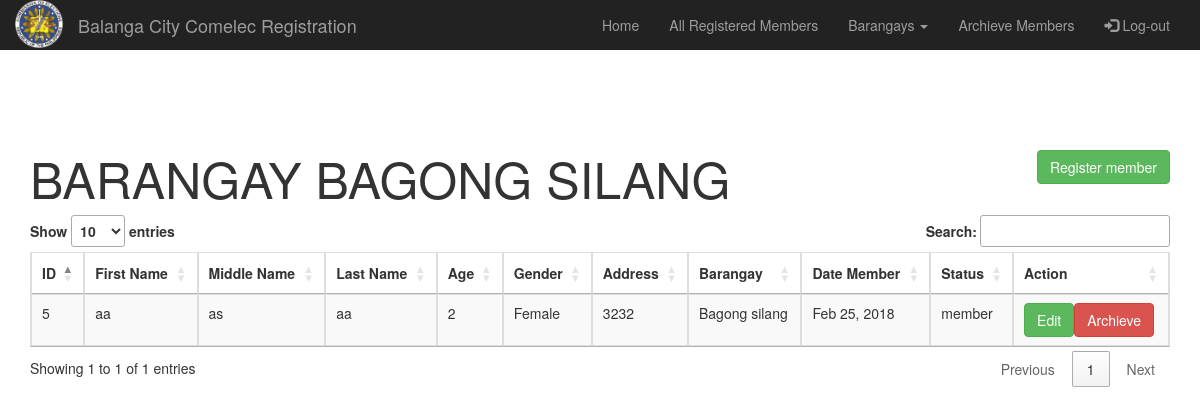
Page /bagongsilang.php (signed in) on the committed database.
### tables this page shows
CREATE TABLE IF NOT EXISTS `tblvotersinfo` (
`ID` int(11) NOT NULL,
  `fname` varchar(50) NOT NULL,
  `mi` varchar(3) NOT NULL,
  `lname` varchar(50) NOT NULL,
  `age` int(3) NOT NULL,
  `gender` int(2) NOT NULL,
  `address` varchar(50) NOT NULL,
  `barangay` int(20) NOT NULL,
  `status_id` int(10) NOT NULL,
  `created_at` date NOT NULL
);

CREATE TABLE IF NOT EXISTS `tblgender` (
`ID` int(11) NOT NULL,
  `gender` varchar(10) NOT NULL
);

CREATE TABLE IF NOT EXISTS `tblbarangay` (
`ID` int(11) NOT NULL,
  `barangay` varchar(50) NOT NULL
);

CREATE TABLE IF NOT EXISTS `tblstatus` (
`ID` int(11) NOT NULL,
  `status` varchar(10) NOT NULL
);

### bagongsilang.php (the view, shortened to what this page needs)
<?php
include('navbar.php');
  $db = mysqli_connect("localhost","root","","voters") or die('Error connecting to MySQL server.');
  $e = "SELECT * from tblvotersinfo where status_id = 1 and barangay = 2";
  $result = mysqli_query($db, $e);
?>
<body>
   <div class="container center" >
       <h5 class="center" style="font-size: 50px;text-transform: uppercase; margin-top: 100px;">Barangay <?php echo $fetchd['barangay'] ;?>  <button type="button" class="btn btn-success" data-toggle="modal" style="float: right;" data-target="#myModal">Register member</button></h5>
     <table id="example" class="table table-striped table-bordered center" cellspacing="0" width="100%">
    <thead>
     <tr >
            <th >ID</th>
            <th>First Name</th>
            <th >Middle Name</th>
            <th >Last Name</th>
            <th>Age</th>
            <th>Gender</th>
            <th>Address</th>
            <th>Barangay</th>
            <th>Date Member</th>
            <th>Status</th>
            <th >Action</th>
          </tr>
    </thead>
    <tbody>
        <?php
              while ($db=mysqli_fetch_assoc($result)){
              $con = mysqli_connect("localhost","root","","voters") or die('Error connecting to MySQL server.');
              $idstat = $db["status_id"];
                $statall = "SELECT * FROM tblstatus WHERE `ID`='$idstat'";
                $selstat = mysqli_query($con,$statall);
                $fetchstat = mysqli_fetch_assoc($selstat);
              $idgen = $db["gender"];
                $genall = "SELECT * FROM tblgender WHERE `ID`='$idgen'";
                $selgen  = mysqli_query($con,$genall);
                $fetchgen = mysqli_fetch_assoc($selgen);
              $iddeps = $db["barangay"];
                $barangayall = "SELECT * FROM tblbarangay WHERE `ID`='$iddeps'";
                $selbarangay = mysqli_query($con,$barangayall);
                $fetchbarangay = mysqli_fetch_assoc($selbarangay);
                $datee = $db['created_at'];
                $date = date("M d, Y", strtotime($datee));
              echo "<tr >";
              echo "<td>"  .$db["ID"] ."</td></a>";
              echo "<td>" .$db["fname"] ."</td>";
              echo "<td>" .$db["mi"] ."</td>";
              echo "<td>" .$db["lname"] ."</td>";
              echo "<td>" .$db["age"] ."</td>";
              echo "<td >" .$fetchgen["gender"] ."</td>";
              echo "<td >" .$db["address"] ."</td>";
              echo "<td >" .$fetchbarangay["barangay"] ."</td>";
                 echo "<td>" .$date ."</td>";
              echo "<td>" .$fetchstat["status"] ."</td>";
              echo "<td><button type='button' class='btn btn-success' data-toggle='modal'  data-target='#edit-".$db['ID']."'>Edit</button><button type='button' class='btn btn-danger' data-toggle='modal'  data-target='#archieve-".$db['ID']."'>Archieve</button></td>";
              echo "</tr>";
            ?>
      <?php
  }
  ?>
</body>

### rows in the picture
tblvotersinfo: ID "5", fname "aa", mi "as", lname "aa", age "2", tblgender.gender "Female", address "3232", tblbarangay.barangay "Bagong silang", created_at "Feb 25, 2018", status.status "member"
